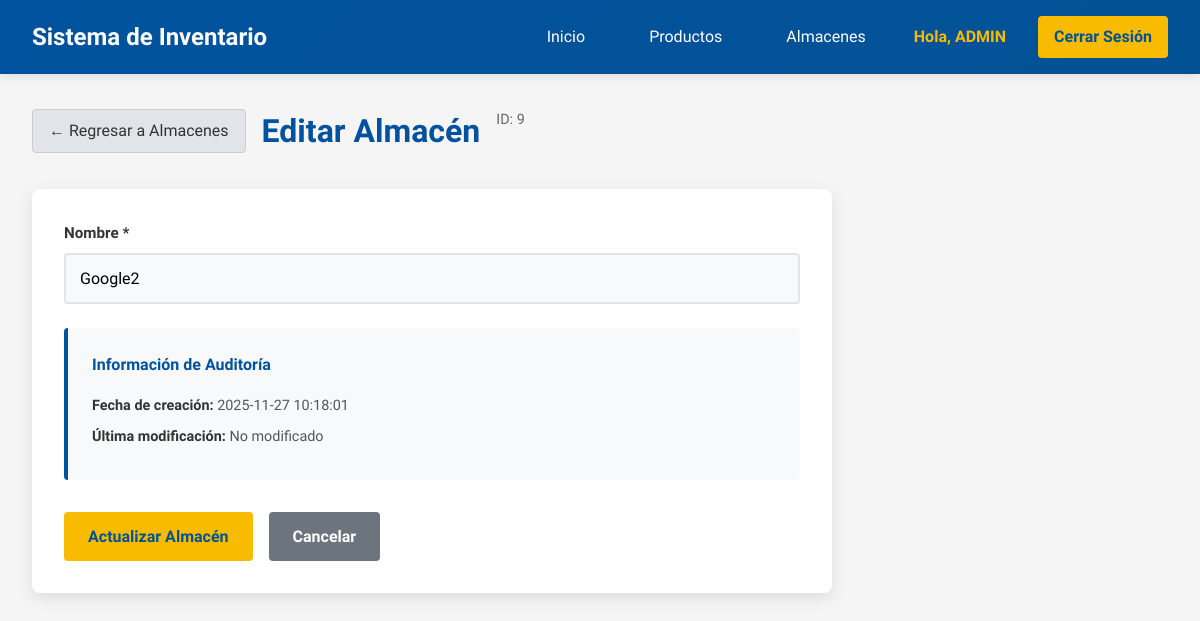
The app's page /editar_almacen/9 (signed in) with its own data.
### tables this page shows
CREATE TABLE almacenes (
    id INTEGER PRIMARY KEY,
    nombre TEXT NOT NULL
, fecha_hora_ultima_modificacion DATETIME, ultimo_usuario_en_modificar TEXT, fecha_hora_creacion DATETIME);

### app.py (the view, shortened to what this page needs)
@app.route('/editar_almacen/<int:id>', methods=['GET', 'POST'])
def editar_almacen(id):
    if 'usuario_id' not in session:
        return redirect(url_for('login'))
    if session['usuario_rol'] not in ['ADMIN', 'ALMACENES']:
        flash('No tienes permisos para esta acción', 'error')
        return redirect(url_for('almacenes'))
    conn = get_db_connection()
    almacen = conn.execute('SELECT * FROM almacenes WHERE id = ?', (id,)).fetchone()
    conn.close()
    if not almacen:
        flash('Almacén no encontrado', 'error')
        return redirect(url_for('almacenes'))
    return render_template('editar_almacen.html', almacen=almacen)

### app.py (called while the page is built)
def get_db_connection():
    conn = sqlite3.connect(DATABASE)
    conn.row_factory = sqlite3.Row
    return conn

### templates/editar_almacen.html (shortened to what this page needs)
{% extends "base.html" %}
{% block content %}
<div class="container">
    <div class="page-header">
        <a href="{{ url_for('almacenes') }}" class="btn btn-back">
            ← Regresar a Almacenes
        </a>
        <h1>Editar Almacén</h1>
        <p class="almacen-id">ID: {{ almacen.id }}</p>
    </div>
    <div class="form-container">
        <form method="POST" class="almacen-form">
            <div class="form-group">
                <label for="nombre">Nombre *</label>
                <input type="text" id="nombre" name="nombre" class="form-input"
                       value="{{ almacen.nombre }}" required>
            </div>
            <div class="audit-info">
                <h4>Información de Auditoría</h4>
                <div class="audit-details">
                    <p><strong>Fecha de creación:</strong> {{ almacen.fecha_hora_creacion or 'N/A' }}</p>
                    {% if almacen.fecha_hora_ultima_modificacion %}
                    <p><strong>Última modificación:</strong> {{ almacen.fecha_hora_ultima_modificacion }}</p>
                    <p><strong>Último usuario en modificar:</strong> {{ almacen.ultimo_usuario_en_modificar }}</p>
                    {% else %}
                    <p><strong>Última modificación:</strong> No modificado</p>
                    {% endif %}
                </div>
            </div>
            <div class="form-actions">
                <button type="submit" class="btn btn-success">Actualizar Almacén</button>
                <a href="{{ url_for('almacenes') }}" class="btn btn-secondary">Cancelar</a>
            </div>
        </form>
    </div>
</div>
{% endblock %}

### static/css/style.css (style rules this page uses)
* { margin: 0; padding: 0; box-sizing: border-box; font-family: 'Segoe UI', Tahoma, Geneva, Verdana, sans-serif; }
:root { --azul-unison: #00529e; --azul-oscuro: #015294; --dorado-unison: #f8bb00; --dorado-oscuro: #d99e30; --gris-claro: #f5f5f5; --gris-medio: #e1e5e9; --gris-oscuro: #333333; --blanco: #ffffff; --error: #dc3545; --exito: #28a745; }
body { font-family: 'Segoe UI', Tahoma, Geneva, Verdana, sans-serif; background-color: var(--gris-claro); color: var(--gris-oscuro); line-height: 1.6; }
.container { max-width: 1200px; margin: 0 auto; padding: 0 2rem; }
.form-group { margin-bottom: 1.5rem; }
.form-group label { display: block; margin-bottom: 0.5rem; color: var(--gris-oscuro); font-weight: 600; font-size: 0.95rem; font-family: 'Segoe UI', Tahoma, Geneva, Verdana, sans-serif; }
.form-input { width: 100%; padding: 0.875rem; border: 2px solid var(--gris-medio); border-radius: 4px; font-size: 1rem; transition: all 0.3s ease; background-color: #f8f9fa; font-family: 'Segoe UI', Tahoma, Geneva, Verdana, sans-serif; }
.btn { padding: 0.75rem 1.5rem; border: none; border-radius: 4px; font-size: 1rem; font-weight: 600; cursor: pointer; transition: all 0.3s; text-decoration: none; display: inline-block; text-align: center; font-family: 'Segoe UI', Tahoma, Geneva, Verdana, sans-serif; }
.btn-success { background-color: var(--dorado-unison); color: var(--azul-oscuro); font-weight: 600; }
.btn-secondary { background-color: #6c757d; color: var(--blanco); }
.form-container { background: var(--blanco); padding: 2rem; border-radius: 8px; box-shadow: 0 5px 15px rgba(0,0,0,0.1); margin: 2rem 0; max-width: 800px; }
.form-actions { display: flex; gap: 1rem; margin-top: 2rem; flex-wrap: wrap; }
.product-form, .almacen-form { width: 100%; }
.page-header { display: flex; align-items: center; gap: 1rem; margin-bottom: 2rem; }
.page-header h1 { margin: 0; color: var(--azul-unison); font-family: 'Segoe UI', Tahoma, Geneva, Verdana, sans-serif; }
.btn-back { padding: 0.5rem 1rem; background-color: var(--gris-medio); color: var(--gris-oscuro); text-decoration: none; border-radius: 4px; font-weight: 500; transition: all 0.3s ease; border: 1px solid #ccc; font-family: 'Segoe UI', Tahoma, Geneva, Verdana, sans-serif; }
.audit-info { background: #f8f9fa; padding: 1.5rem; border-radius: 4px; margin: 1.5rem 0; border-left: 4px solid var(--azul-unison); }
.audit-info h4 { color: var(--azul-unison); margin-bottom: 1rem; font-size: 1rem; font-weight: 600; font-family: 'Segoe UI', Tahoma, Geneva, Verdana, sans-serif; }
.audit-details p { margin: 0.5rem 0; font-size: 0.9rem; color: #555; font-family: 'Segoe UI', Tahoma, Geneva, Verdana, sans-serif; }
.audit-details strong { color: #333; }
.form-input::placeholder { color: #999; font-size: 0.9rem; font-family: 'Segoe UI', Tahoma, Geneva, Verdana, sans-serif; }
input[type="text"], input[type="password"], input[type="email"], input[type="number"], input[type="tel"], input[type="url"], input[type="search"], input[type="date"], input[type="datetime-local"], input[type="month"], input[type="week"], input[type="time"], textarea, select { border-radius: 4px; font-family: 'Segoe UI', Tahoma, Geneva, Verdana, sans-serif; }

### templates/editar_almacen.html (style rules this page uses)
.almacen-id { color: #666; font-size: 0.9rem; margin-top: -0.5rem; margin-bottom: 1rem; }

### records on screen
almacenes: id "9", nombre "Google2", fecha_hora_creacion "2025-11-27 10:18:01"

### other values on screen
{{ session.usuario_nombre }} "ADMIN"
